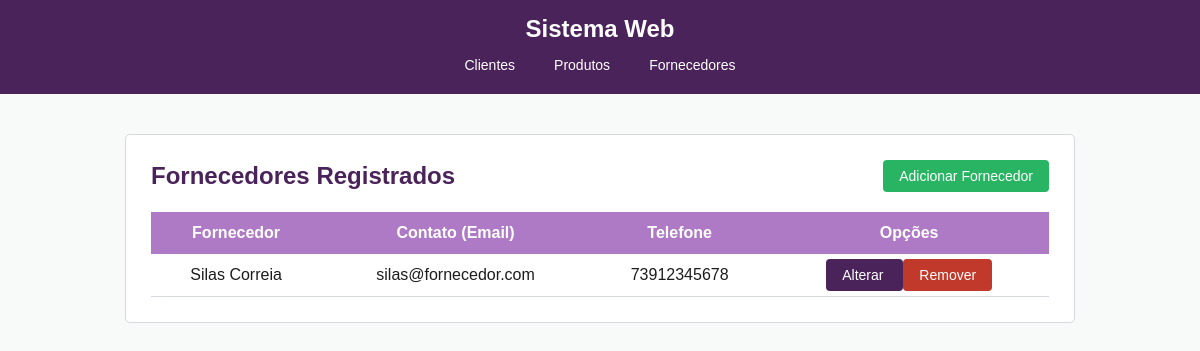
The page /fornecedores/ on the database its author committed.
### fornecedores/models.py (models this page shows, shortened)
class Fornecedor(models.Model):
    nome = models.CharField(max_length=100)
    email = models.EmailField()
    telefone = models.CharField(max_length=11)
    cidade = models.CharField(max_length=100)
    estado = models.CharField(max_length=100)
    cnpj = models.CharField(max_length=14)

### fornecedores/views.py (the view)
# urls.py: path("", FornecedorList.as_view(), name="lista-fornecedores"),
class FornecedorList(ListView):
    model = Fornecedor
    template_name = "fornecedores/lista.html"
    context_object_name = "fornecedores"

### templates/fornecedores/lista.html
{% extends 'base.html' %}
{% block content %}
<div class="d-flex">
    <h2 style="color: var(--primary);">Fornecedores Registrados</h2>
    <a href="{% url 'criar-fornecedores' %}" class="btn btn-success">
        Adicionar Fornecedor
    </a>
</div>
<table>
    <thead>
        <tr>
            <th>Fornecedor</th>
            <th>Contato (Email)</th>
            <th>Telefone</th>
            <th class="text-center">Opções</th>
        </tr>
    </thead>
    <tbody>
        {% for f in fornecedores %}
        <tr>
            <td>{{ f.nome }}</td>
            <td>{{ f.email }}</td>
            <td>{{ f.telefone }}</td>
            <td class="text-center">
                <a href="{% url 'editar-fornecedores' f.pk %}" class="btn">
                    Alterar
                </a>
                <a href="{% url 'excluir-fornecedores' f.pk %}" class="btn btn-danger">
                    Remover
                </a>
            </td>
        </tr>
        {% empty %}
        <tr>
            <td colspan="4" class="text-center">
                Não há fornecedores cadastrados no momento.
            </td>
        </tr>
        {% endfor %}
    </tbody>
</table>
{% endblock %}

### templates/base.html (style rules this page uses)
:root { --primary:#4a235a; --accent:#af7ac5; --danger:#c0392b; --success:#28b463; --light:#f8f9f9; --white:#ffffff; --dark:#1c1c1c; --border:#d5d8dc; }
* { box-sizing:border-box; margin:0; padding:0; font-family:Verdana, Geneva, Tahoma, sans-serif; }
body { background-color:var(--light); color:var(--dark); }
table { width:100%; border-collapse:collapse; margin-top:15px; }
th { background:var(--accent); color:white; padding:12px; text-align:center; }
td { padding:12px; border-bottom:1px solid var(--border); text-align:center; }
.btn,button,input[type="submit"] { background:var(--primary); color:white; padding:8px 16px; border:none; border-radius:4px; cursor:pointer; text-decoration:none; font-size:14px; }
.btn-danger { background:var(--danger); }
.btn-success { background:var(--success); }
.d-flex { display:flex; justify-content:space-between; align-items:center; margin-bottom:20px; }
.text-center { text-align:center; }

### rows shown on the page
Fornecedor: nome "Silas Correia", email "silas@fornecedor.com", telefone "73912345678"
